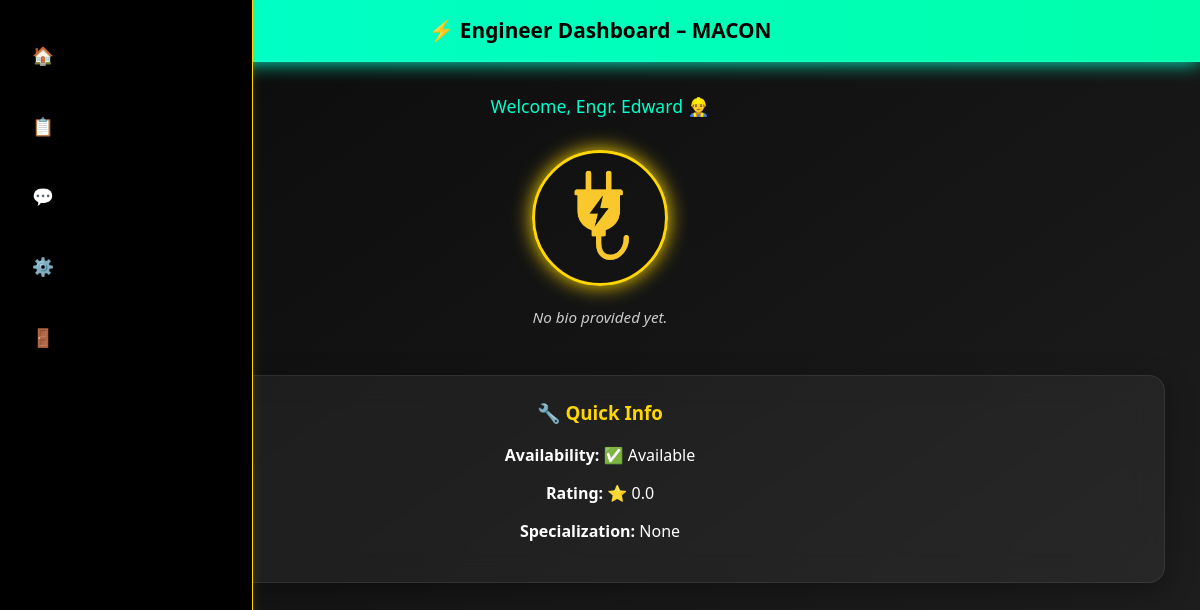
Page /account/engineer/ (signed in) on the earlier database version.
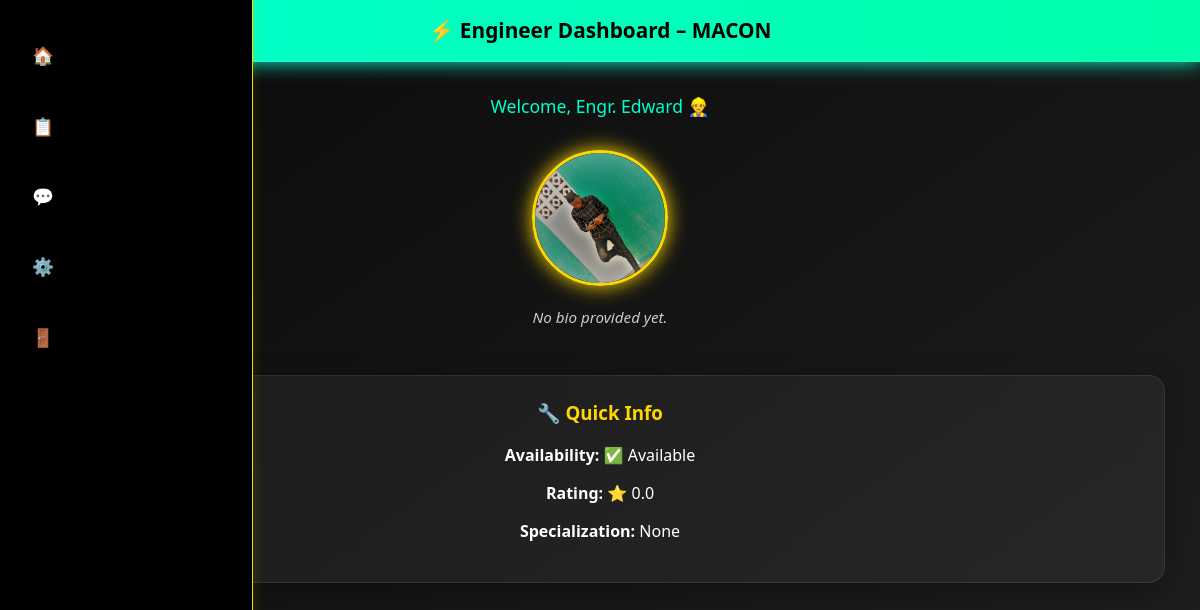
Same page on the later database version.
### myapp/models.py (models this page shows, shortened)
class EngineerProfile(models.Model):
    user = models.OneToOneField(User, on_delete=models.CASCADE, related_name='engineer_profile')
    phone = models.CharField(max_length=20)
    Bio = models.TextField(null=True, blank=True)
    is_available = models.BooleanField(default=True)
    on_vacation = models.BooleanField(default=False)
    rating = models.FloatField(default=0)
    avatar = models.ImageField(upload_to=profile_pic_upload_path, blank=True)  # ✅ fixed here
    surname = models.CharField(max_length=200, null=True, blank=True)
    Longtitude = models.FloatField(null=True, blank=True)
    Latitude = models.FloatField(null=True, blank=True)
    Specialization = models.TextField(max_length=400, null=True, blank=True)
    profesional_summary = models.TextField(max_length=500, null=True, blank=True)

### myapp/views.py (the view)
# urls.py: path('account/engineer/', views.engineer_dash, name='engineer_dashboard'),
@login_required
def engineer_dash(request):
    profile = EngineerProfile.objects.filter(user=request.user).first()
    return render(request, 'engineer_dashboard.html', {'profile': profile})

### myapp/templates/engineer_dashboard.html (shortened to what this page needs)
{% load static %}
<!DOCTYPE html>
<html lang="en">
<head>
</head>
<body>
  <header>⚡ Engineer Dashboard – MACON</header>
  <div class="welcome">
    Welcome, Engr. {{ request.user.username }} 👷‍♂️
  </div>
  <div class="profile-box">
    <div class="profile-pic">
      {% if profile.avatar %}
        <img src="{{ profile.avatar.url }}" alt="Profile Picture">
      {% else %}
        <img src="{% static 'images/logo.png' %}" alt="No Profile">
      {% endif %}
    </div>
    <div class="bio-text">{{ profile.Bio|default:"No bio provided yet." }}</div>
  </div>
  <div class="info-card">
    <h3>🔧 Quick Info</h3>
    <p><strong>Availability:</strong> {{ profile.is_available|yesno:"✅ Available,❌ Unavailable" }}</p>
    <p><strong>Rating:</strong> ⭐ {{ profile.rating }}</p>
    <p><strong>Specialization:</strong> {{ profile.Specialization|default:"N/A" }}</p>
  </div>
  {% include 'partials/engineer_tabs.html' %}
</body>
</html>

Differences in the rows shown:
changed EngineerProfile "✅ Available": avatar: picture added
